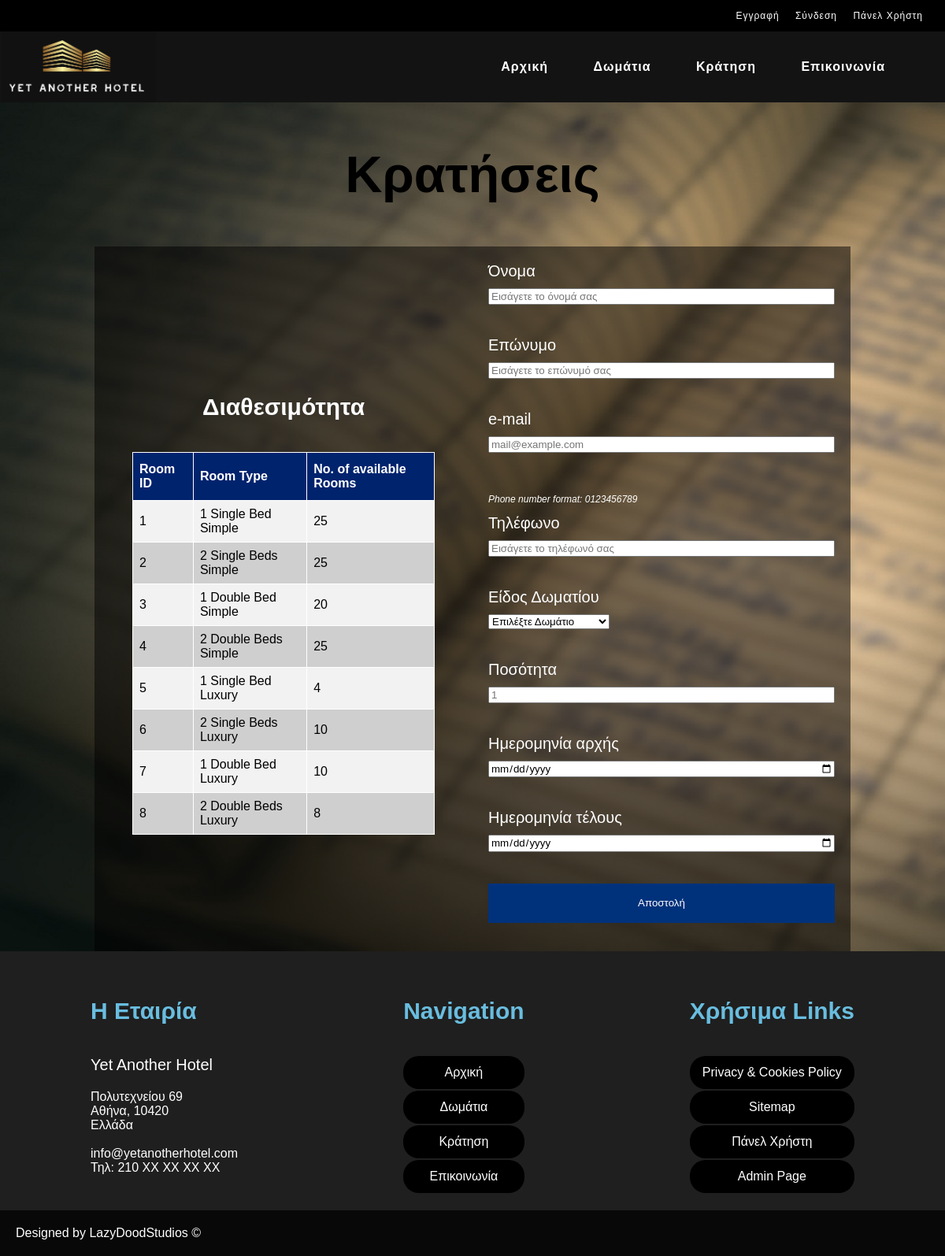
The page /reservation.php (signed in) on the database its author committed.
### tables this page shows
CREATE TABLE `rooms` (
  `id` int(10) NOT NULL,
  `type` text NOT NULL,
  `available` tinyint(4) NOT NULL
);

### reservation.php (the view, shortened to what this page needs)
<?php
    require('includes/db.php');
?>
<html lang="en">
<head>
    <link rel="stylesheet" href="style.css" type="text/css">
</head>
<body class="body">
    <div id="reservation-page">
        <div id="topuserbar">
            <?php include ("includes/userbar.php"); ?>
        </div>
        <div id="navbar">
            <?php include ("includes/navigation.php"); ?>
        </div>
        <h2>Κρατήσεις</h2>
        <div id="reservation-box">
            <div id="availability-table">
                <h4>Διαθεσιμότητα</h4>
                <?php
                    if(isset($_SESSION['username'])){
                        $query = "SELECT * FROM rooms";
                        $result = mysqli_query($con, $query) or die(mysql_error($con));
                        echo    "<table border='1' id='reservation-list'>
                                <tr>
                                <th>Room ID</th>
                                <th>Room Type</th>
                                <th>No. of available Rooms</th>
                                </tr>";
                        while($row = mysqli_fetch_array($result)){
                            echo "<tr>";
                            echo "<td>" . $row['id'] . "</td>";
                            echo "<td>" . $row['type'] . "</td>";
                            echo "<td>" . $row['available'] . "</td>";
                            echo "</tr>";
                        }
                        echo "</table>";
                    }
                ?>
            </div>
            <div id=form-box>
                <form id="reservation-form" action="reservation_sent.php" method="POST">
                    <div id="form-entry" class="user-name">
                        <label for="user-name">Όνομα</label>
                        <input type="text" name="user-name" id="user-name" placeholder="Εισάγετε το όνομά σας" required>
                    </div>
                    <div id="form-entry" class="user-surname">
                        <label for="user-surname">Επώνυμο</label>
                        <input type="text" name="user-surname" id="user-surname" placeholder="Εισάγετε το επώνυμό σας"
                            required>
                    </div>
                    <div id="form-entry" class="user-email">
                        <label for="user-email">e-mail</label>
                        <input type="email" name="user-email" id="user-email" placeholder="mail@example.com" required>
                    </div>
                    <div id="form-entry" class="user-number">
                        <p style="font-size: 12px; color:white"><i>Phone number format: 0123456789</i></p>
                        <label for="user-number">Τηλέφωνο</label>
                        <input type="text" name="user-number" placeholder="Εισάγετε το τηλέφωνό σας" pattern="[0-9]{10}"
                            onkeydown="limit(this);" onkeyup="limit(this);" maxlength="10" required>
                    </div>
                    <div id="form-entry" class="room-selectr">
                        <label for="room-type2">Είδος Δωματίου</label>
                        <select name="room-type" id="room_type" onchange="myFunction()">
                            <option>Επιλέξτε Δωμάτιο</option>
                        </select>
                    </div>
                    <div id="form-entry" class="room-qty">
                        <label for="room-qty">Ποσότητα</label>
                        <input type="number" id="room-qty" name="room-qty" placeholder="1" pattern="[1-9]{2}"
                            onkeydown="limit_qty(this);" onkeyup="limit_qty(this);" maxlength="2" min="1" max="99"
                            required>
                    </div>
                    <div id="form-entry" class="starting-date-select">
                        <label for="date_start">Ημερομηνία αρχής</label>
                        <input id="date_picker_start" name="date_picker_start" type="date" required>
                    </div>
                    <div id="form-entry" class="ending-date-select">
                        <label for="date_end">Ημερομηνία τέλους</label>
                        <input id="date_picker_end" name="date_picker_end" type="date" required>
                    </div>
                    <div id="form-entry" class="user-submit">
                        <input type="submit" name="submit" value="Αποστολή">
                    </div>
                </form>
            </div>
        </div>
    </div>
</body>
<footer class="footer">
    <?php
        include ("includes/footer.php");
    ?>
</footer>
</html>

### style.css (style rules this page uses)
* { font-family: 'Franklin Gothic Medium', 'Arial Narrow', Arial, sans-serif; }
p { font-size: 20px; }
h4 { font-size: 30px; }
h2 { font-size: 65px; }
.body { width: 100%; height: 100vh; margin: 0px; padding: 0px; }
#reservation-page { text-align: center; background-image: url("images/reservations-background.jpg"); -webkit-background-size: cover; -moz-background-size: cover; -o-background-size: cover; background-size: cover; }
#reservation-page #reservation-box { position: relative; margin: auto; width: 80%; background-color: rgb(0, 0, 0, 0.5); display: flex; flex-direction: row; justify-content: center; }
#reservation-page #reservation-box #availability-table { margin: auto; flex-grow: 1; width: 70%; }
#reservation-page #reservation-box #availability-table h4 { color: white; }
#reservation-page #reservation-box #form-box { flex-grow: 1; width: 70%; margin: auto; }
#reservation-page #reservation-box #reservation-form #form-entry { padding: 20px; text-align: left; display: block; margin: auto; }
#reservation-page #reservation-box #reservation-form #form-entry label { display: block; padding-bottom: 10px; color: white; font-size: 20px; }
#reservation-page #reservation-box #reservation-form #form-entry input, #reservation-page #reservation-box #reservation-form #form-entry textarea { width: 100%; }
#reservation-page #reservation-box #reservation-form .user-submit input { background-color: rgb(0, 50, 124); border: 0px; color: white; height: 50px; }
#reservation-list { font-family: Arial, Helvetica, sans-serif; border-collapse: collapse; width: 80%; margin: auto; }
#reservation-list td, #reservation-list th { border: 1px solid white; padding: 8px; }
#reservation-list tr:nth-child(even) { background-color: #f2f2f2; }
#reservation-list tr:nth-child(odd) { background-color: #cfcfcf; }
#reservation-list th { padding-top: 12px; padding-bottom: 12px; text-align: left; background-color: #00236e; color: white; }
* { box-sizing:border-box }

### rows shown on the page
rooms: id "1", type "1 Single Bed Simple", available "25"
rooms: id "2", type "2 Single Beds Simple", available "25"
rooms: id "3", type "1 Double Bed Simple", available "20"
rooms: id "4", type "2 Double Beds Simple", available "25"
rooms: id "5", type "1 Single Bed Luxury", available "4"
rooms: id "6", type "2 Single Beds Luxury", available "10"
rooms: id "7", type "1 Double Bed Luxury", available "10"
rooms: id "8", type "2 Double Beds Luxury", available "8"
